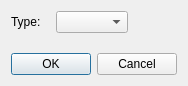
<?xml version="1.0" encoding="UTF-8"?>
<ui version="4.0">
 <class>AlterationOfPaceDialog</class>
 <widget class="QDialog" name="AlterationOfPaceDialog">
  <property name="windowModality">
   <enum>Qt::WindowModal</enum>
  </property>
  <property name="geometry">
   <rect>
    <x>0</x>
    <y>0</y>
    <width>176</width>
    <height>86</height>
   </rect>
  </property>
  <property name="windowTitle">
   <string>Alteration of Pace</string>
  </property>
  <property name="modal">
   <bool>true</bool>
  </property>
  <layout class="QVBoxLayout" name="verticalLayout">
   <item>
    <layout class="QFormLayout" name="formLayout">
     <property name="fieldGrowthPolicy">
      <enum>QFormLayout::ExpandingFieldsGrow</enum>
     </property>
     <property name="horizontalSpacing">
      <number>15</number>
     </property>
     <item row="0" column="0">
      <widget class="QLabel" name="typeLabel">
       <property name="text">
        <string>Type:</string>
       </property>
      </widget>
     </item>
     <item row="0" column="1">
      <widget class="QComboBox" name="typeComboBox"/>
     </item>
    </layout>
   </item>
   <item>
    <widget class="QDialogButtonBox" name="buttonBox">
     <property name="orientation">
      <enum>Qt::Horizontal</enum>
     </property>
     <property name="standardButtons">
      <set>QDialogButtonBox::Cancel|QDialogButtonBox::Ok</set>
     </property>
    </widget>
   </item>
  </layout>
 </widget>
 <resources/>
</ui>
